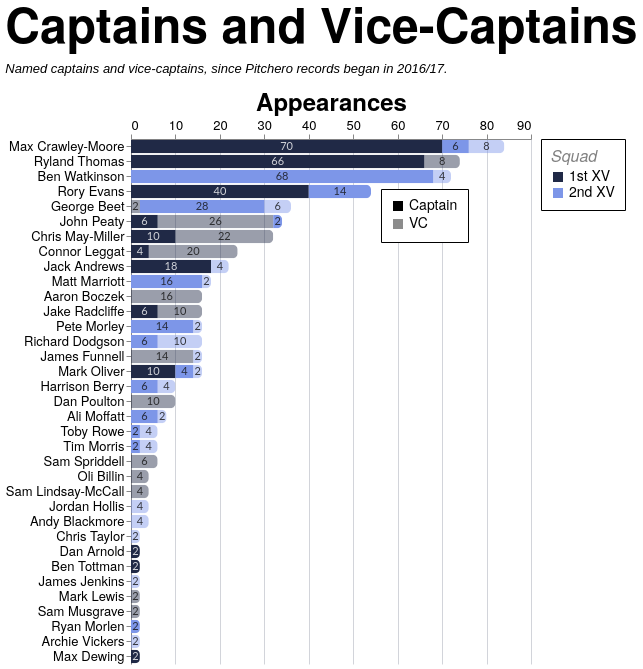

Source (Vega-Lite JSON):
### Vega-Lite specification from a JSON file in a GitHub repository (floating-point values rounded to 4 significant figures; data arrays with more than 128 entries replaced by an {"elided": "..."} marker saying what was removed)
{"config": {"axis": {"labelFont": "PT Sans Narrow, Helvetica Neue, Helvetica, Arial, sans-serif", "titleFont": "PT Sans Narrow, Helvetica Neue, Helvetica, Arial, sans-serif", "labelFontSize": 13, "titleFontSize": 24, "gridColor": "#202947", "gridOpacity": 0.2, "zindex": 1}, "text": {"font": "Lato, sans-serif"}, "bar": {"cornerRadiusEnd": 5}, "header": {"labelFont": "PT Sans Narrow, Helvetica Neue, Helvetica, Arial, sans-serif", "titleFont": "PT Sans Narrow, Helvetica Neue, Helvetica, Arial, sans-serif", "labelFontSize": 24, "titleFontSize": 28, "labelFontWeight": "bold", "orient": "left"}, "legend": {"labelFont": "PT Sans Narrow, Helvetica Neue, Helvetica, Arial, sans-serif", "titleFont": "PT Sans Narrow, Helvetica Neue, Helvetica, Arial, sans-serif", "labelFontSize": 14, "titleFontSize": 16, "titlePadding": 5, "fillColor": "white", "strokeColor": "black", "padding": 10, "titleFontWeight": "lighter", "titleFontStyle": "italic", "titleColor": "gray", "offset": 10}, "title": {"font": "PT Sans Narrow, Helvetica Neue, Helvetica, Arial, sans-serif", "fontSize": 48, "fontWeight": "bold", "anchor": "start", "align": "center", "titlePadding": 20, "subtitlePadding": 10, "subtitleFontSize": 13, "subtitleColor": "", "subtitleFontStyle": "italic", "offset": 15, "color": "black"}, "axisX": {"labelAngle": 0}, "facet": {"title": null, "header": null, "align": {"row": "each", "column": "each"}, "spacing": 10}, "resolve": {"scale": {"y": "independent", "facet": "independent"}}, "background": "transparent", "scale": {"offsetBandPaddingOuter": 0.2, "offsetBandPaddingInner": 0.1}, "view": {"stroke": null, "background": "transparent"}}, "layer": [{"mark": {"type": "bar"}, "encoding": {"color": {"field": "squad", "legend": {"labelExpr": "datum.value + ' XV'", "orient": "right", "title": "Squad"}, "scale": {"domain": ["1st", "2nd"], "range": ["#202946", "#7d96e8"]}, "sort": ["1st", "2nd"], "type": "nominal"}, "opacity": {"field": "role", "legend": {"legendX": 250, "legendY": 50, "orient": "none", "title": null}, "scale": {"domain": ["Captain", "VC"], "range": [1.0, 0.45]}, "sort": ["Captain", "VC"], "type": "nominal"}, "order": {"field": "stack_order", "sort": "ascending", "type": "quantitative"}, "tooltip": [{"field": "player", "title": "Player", "type": "nominal"}, {"field": "squad", "title": "Squad", "type": "nominal"}, {"field": "role", "title": "Role", "type": "nominal"}, {"field": "games_agg", "title": "Games", "type": "quantitative"}], "x": {"axis": {"orient": "top", "title": "Appearances"}, "field": "games_agg", "stack": "zero", "type": "quantitative"}, "y": {"field": "player", "sort": {"field": "player_total", "op": "max", "order": "descending"}, "title": null, "type": "nominal"}}, "transform": [{"aggregate": [{"op": "sum", "field": "games", "as": "games_agg"}, {"op": "max", "field": "player_total", "as": "player_total"}], "groupby": ["player", "squad", "role", "stack_order"]}]}, {"mark": {"type": "text", "align": "center", "baseline": "middle", "fontSize": 11, "opacity": 0.8}, "encoding": {"color": {"field": "label_color", "legend": null, "scale": null, "type": "nominal"}, "text": {"field": "games_agg", "format": ".0f", "type": "quantitative"}, "x": {"field": "x_mid", "type": "quantitative"}, "y": {"field": "player", "sort": {"field": "player_total", "op": "max", "order": "descending"}, "title": null, "type": "nominal"}}, "transform": [{"aggregate": [{"op": "sum", "field": "games", "as": "games_agg"}, {"op": "max", "field": "player_total", "as": "player_total"}], "groupby": ["player", "squad", "role", "stack_order"]}, {"groupby": ["player"], "stack": "games_agg", "sort": [{"field": "stack_order", "order": "ascending"}], "as": ["x0", "x1"]}, {"calculate": "(datum.x0 + datum.x1) / 2", "as": "x_mid"}, {"calculate": "datum.squad === '1st' && datum.role === 'Captain' ? '#ffffff' : '#111111'", "as": "label_color"}]}], "data": {"name": "data-a7961f3406af2807da3d4fe611e60cbb"}, "height": {"step": 15}, "title": {"text": "Captains and Vice-Captains", "subtitle": "Named captains and vice-captains, since Pitchero records began in 2016/17."}, "transform": [{"joinaggregate": [{"op": "sum", "field": "games", "as": "player_total"}], "groupby": ["player"]}], "width": 400, "$schema": "https://vega.github.io/schema/vega-lite/v5.20.1.json", "datasets": {"data-a7961f3406af2807da3d4fe611e60cbb": {"elided": "197 records"}}}
